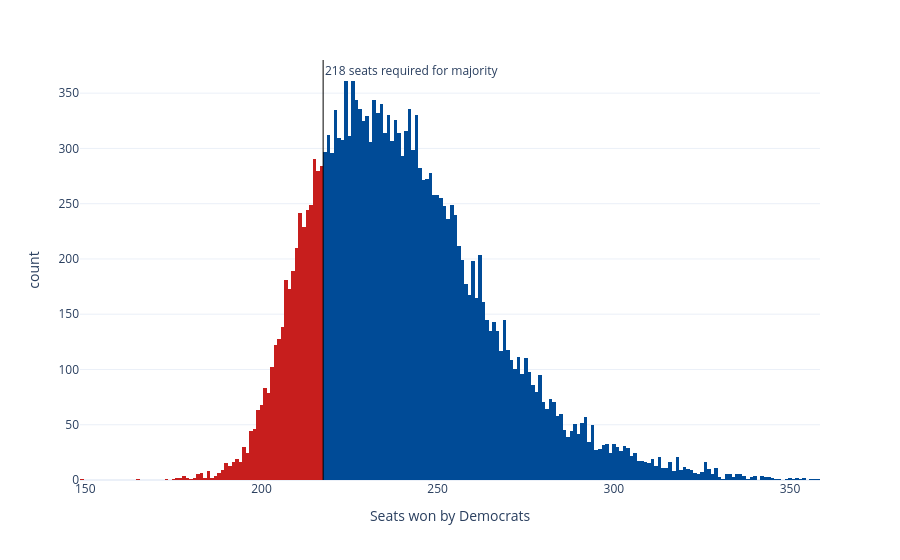

Here is the notebook cell this chart was saved with:
### Code cell
sims_hist = px.histogram(seat_sims, x='seats', nbins=np.unique(seat_sims['seats']).shape[0]*2, color='winner',
                         color_discrete_map={'Democrats': '#004b97', 'Republicans': '#c71e1d'},
                         labels={'seats':'Seats won by Democrats', 'winner': 'Winner'}, template='plotly_white')
sims_hist.update_traces(showlegend=False)
sims_hist.add_vline(x=217.5, line_width=1, line_color='black', annotation_text='218 seats required for majority', 
                    annotation_position='top right')
sims_hist

### Figure 1 — Plotly figure (JSON) as saved in the notebook; plotly's stock layout.template omitted (floating-point values rounded to 4 significant figures; data arrays with more than 128 entries replaced by an {"elided": "..."} marker saying what was removed)
{"data": [{"bingroup": "x", "hovertemplate": "Winner=Republicans<br>Seats won by Democrats=%{x}<br>count=%{y}<extra></extra>", "legendgroup": "Republicans", "marker": {"color": "#c71e1d", "pattern": {"shape": ""}}, "name": "Republicans", "nbinsx": 368, "orientation": "v", "showlegend": false, "type": "histogram", "x": {"elided": "3636 int values"}, "xaxis": "x", "yaxis": "y"}, {"bingroup": "x", "hovertemplate": "Winner=Democrats<br>Seats won by Democrats=%{x}<br>count=%{y}<extra></extra>", "legendgroup": "Democrats", "marker": {"color": "#004b97", "pattern": {"shape": ""}}, "name": "Democrats", "nbinsx": 368, "orientation": "v", "showlegend": false, "type": "histogram", "x": {"elided": "16364 int values"}, "xaxis": "x", "yaxis": "y"}], "layout": {"annotations": [{"showarrow": false, "text": "218 seats required for majority", "x": 217.5, "xanchor": "left", "xref": "x", "y": 1, "yanchor": "top", "yref": "y domain"}], "barmode": "relative", "legend": {"title": {"text": "Winner"}, "tracegroupgap": 0}, "margin": {"t": 60}, "shapes": [{"line": {"color": "black", "width": 1}, "type": "line", "x0": 217.5, "x1": 217.5, "xref": "x", "y0": 0, "y1": 1, "yref": "y domain"}], "xaxis": {"anchor": "y", "domain": [0, 1], "title": {"text": "Seats won by Democrats"}}, "yaxis": {"anchor": "x", "domain": [0, 1], "title": {"text": "count"}}}}
